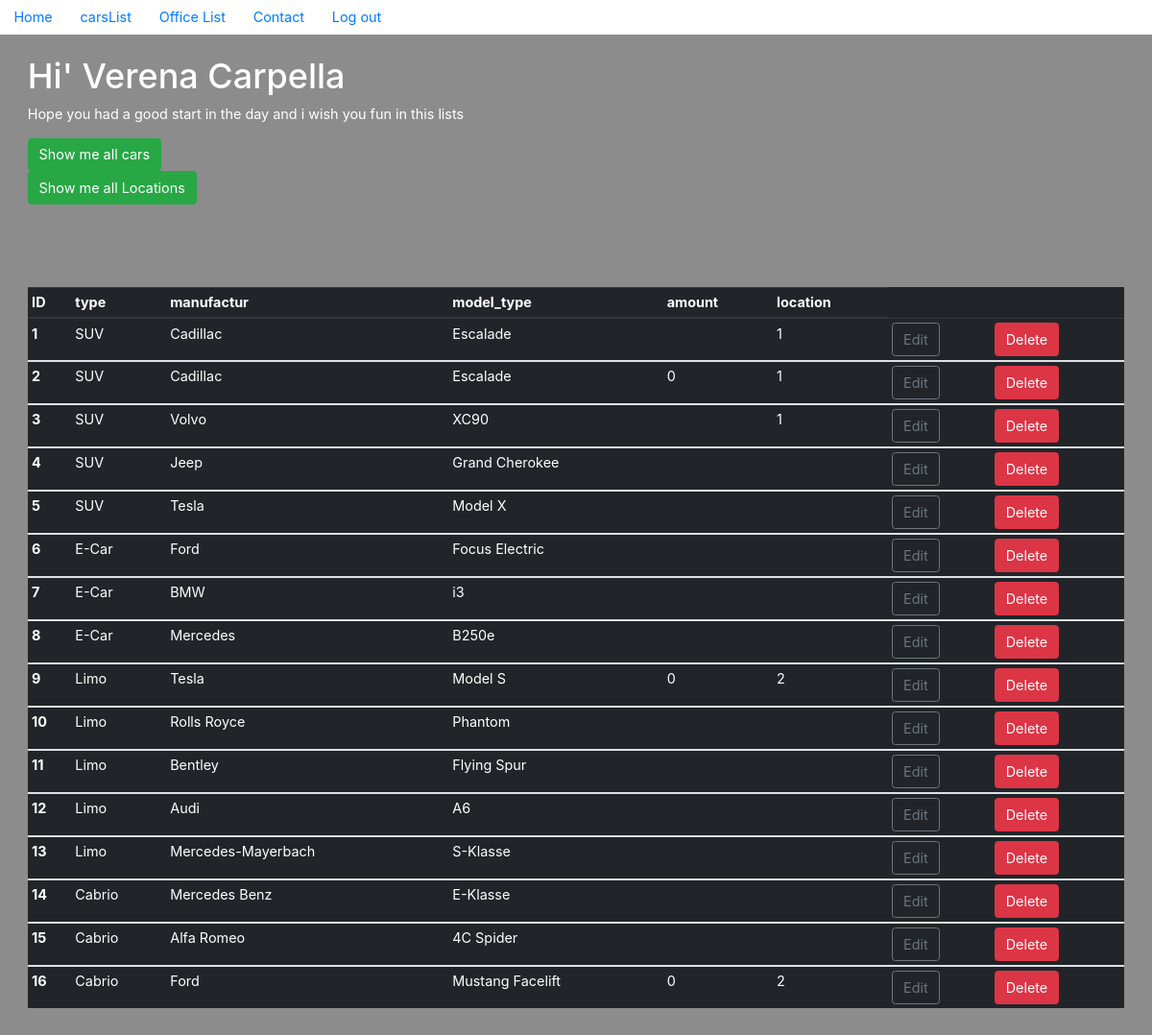
The page /admin/cars_list.php (signed in) on the database its author committed.
### tables this page shows
CREATE TABLE `car` (
  `ID` int(11) NOT NULL,
  `type` varchar(25) DEFAULT NULL,
  `manufactur` varchar(55) DEFAULT NULL,
  `model_type` varchar(55) DEFAULT NULL,
  `amount` int(11) DEFAULT NULL,
  `img` varchar(255) DEFAULT NULL,
  `fk_location_ID` int(11) DEFAULT NULL
);

### admin/cars_list.php (the view, shortened to what this page needs)
<?php
require_once 'dbconnect.php';
require_once 'actions/db_connect.php';
$res=mysqli_query($conn, "SELECT * FROM admin WHERE ID=".$_SESSION['admin']);
$userRow=mysqli_fetch_array($res, MYSQLI_ASSOC);
?>
<!DOCTYPE html>
  <html>
    <head>
      <link rel="stylesheet" href="https://use.fontawesome.com/releases/v5.0.8/css/all.css">
      <link rel="stylesheet" href="https://stackpath.bootstrapcdn.com/bootstrap/4.1.1/css/bootstrap.min.css">
      <link rel="stylesheet" href="Astyle.css" />
    </head>
  <body>
    <header class="header">
      <ul class="nav nav-pills">
        <li class="nav-item">
          <a class="nav-link" href="adminhome.php">Home</a>
        </li>
        <li class="nav-item">
          <a class="nav-link" href="cars_list.php">carsList</a>
        </li>
        <li class="nav-item">
          <a class="nav-link" href="office_list.php">Office List</a>
        </li>
        <li class="nav-item">
          <a class="nav-link" href="contact.html">Contact</a>
        </li>
        <li class="nav-item">
          <a class="nav-link" href="logout.php?logout">Log out</a>
        </li>
      </ul>
    </header>
    <section>
      <h1>Hi' <?php echo $userRow['name']; ?></h1>
      <p>
        Hope you had a good start in the day and i wish you fun in this lists
      </p>
      <div class="manageUser">
        <a class="btn btn-success" href="cars_list.php" role="button">Show me all cars</a>
      </div>
      <div class="manageUser">
        <a class="btn btn-success" href="office_list.php" role="button">Show me all Locations</a>
      </div>
    </section>
    <section class="cards">
      <section>
        <div class="table-responsive-md">
          <table class='table table-sm table-hover table-dark'>
            <thead class='thead-dark'>
              <tr>
              <th scope='col'>ID</th>
              <th scope='col'>type</th>
              <th scope='col'>manufactur</th>
              <th scope='col'>model_type</th>
              <th scope='col'>amount</th>
              <th scope='col'>location</td>
              </tr>
            </thead>
            <?php
            $sql = "SELECT * FROM car";
            $result = $connect->query($sql);
            if($result->num_rows > 0) {
                while($row = $result->fetch_assoc()) {
                    echo
                    "
                      <tbody>
                        <tr>
                          <th scope='row'>".$row['ID']."</th>
                          <td>".$row['type']."</td>
                          <td>".$row['manufactur']."</td>
                          <td>".$row['model_type']."</td>
                          <td>".$row['amount']."</th>
                          <a href='".$row['fk_location_ID']."'><td>".$row['fk_location_ID']."</td></a>
                          <td><a class='btn btn-outline-secondary' href='update.php?ID=".$row['ID']."'>Edit</a></td>
                          <td><a class='btn btn-danger' href='delete.php?ID=".$row['ID']."'>Delete</a></td>
                        </tr>
                      </tbody>";
                }
            } else {
                echo "<p><center>No Data Avaliable</center></p>";
            }
            ?>
          </table>
        </div>
      </section>
  </body>
</html>

### admin/Astyle.css (style rules this page uses)
html { font-size: 90%; background: linear-gradient(rgba(0, 0, 0, 0.45),rgba(0, 0, 0, 0.45)), url("../citylights-unsplash.jpg") no-repeat center center fixed; background-size: cover; -webkit-background-size: cover; -moz-background-size: cover; -o-background-size: cover; background-size: cover; }
body { height: 50%; font-size: 1rem; position: relative; color: white; background-color: transparent; }
header { position: fixed; background-color: white; width: 100%; z-index: 3; }
section { padding: 2rem; position: relative; top: 2rem; }
.cards { padding: 0; }

### rows shown on the page
car: ID "1", type "SUV", manufactur "Cadillac", model_type "Escalade", fk_location_ID "1"
car: ID "2", type "SUV", manufactur "Cadillac", model_type "Escalade", amount "0", fk_location_ID "1"
car: ID "3", type "SUV", manufactur "Volvo", model_type "XC90", fk_location_ID "1"
car: ID "4", type "SUV", manufactur "Jeep", model_type "Grand Cherokee"
car: ID "5", type "SUV", manufactur "Tesla", model_type "Model X"
car: ID "6", type "E-Car", manufactur "Ford", model_type "Focus Electric"
car: ID "7", type "E-Car", manufactur "BMW", model_type "i3"
car: ID "8", type "E-Car", manufactur "Mercedes", model_type "B250e"
car: ID "9", type "Limo", manufactur "Tesla", model_type "Model S", amount "0", fk_location_ID "2"
car: ID "10", type "Limo", manufactur "Rolls Royce", model_type "Phantom"
car: ID "11", type "Limo", manufactur "Bentley", model_type "Flying Spur"
car: ID "12", type "Limo", manufactur "Audi", model_type "A6"
car: ID "13", type "Limo", manufactur "Mercedes-Mayerbach", model_type "S-Klasse"
car: ID "14", type "Cabrio", manufactur "Mercedes Benz", model_type "E-Klasse"
car: ID "15", type "Cabrio", manufactur "Alfa Romeo", model_type "4C Spider"
car: ID "16", type "Cabrio", manufactur "Ford", model_type "Mustang Facelift", amount "0", fk_location_ID "2"

### other values the page prints
$userRow['name'] "Verena Carpella"
